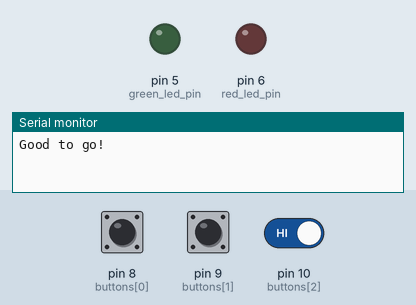
Bench run of a sketch on a simulated Arduino Uno, built with avr-gcc and run on an emulated ATmega328P. On the bench: output pins drawn as LEDs (lit = HIGH), the last lines printed to the serial monitor. The inputs (shaded band) are chosen by the test bench; at power-on: pin 8 (buttons[0]) HIGH, pin 9 (buttons[1]) HIGH, pin 10 (buttons[2]) HIGH.

Above: at 1.2 s.
1.3 s: pin 8 (buttons[0]) pulled LOW for 3.2 s
At 3.6 s:
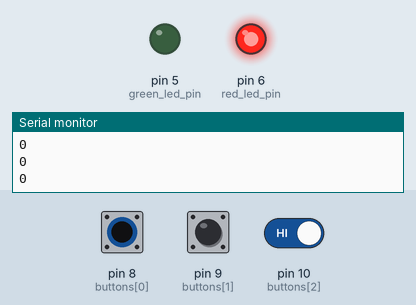
6.0 s: pin 9 (buttons[1]) pulled LOW for 3.2 s
At 10.0 s:
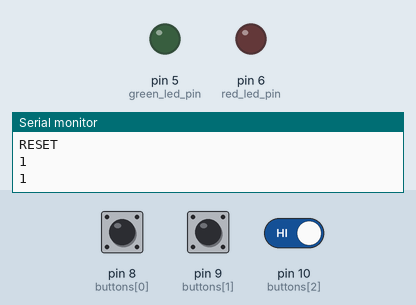
10.7 s: pin 9 (buttons[1]) pulled LOW for 1 s
At 12.8 s:
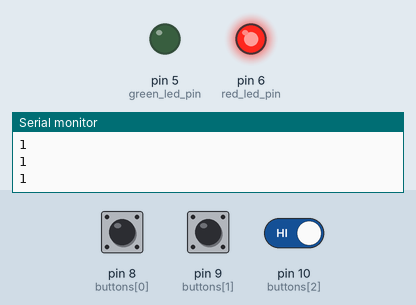
14.7 s: pin 9 (buttons[1]) driven LOW and pin 10 (buttons[2]) driven LOW
17.7 s: pin 9 (buttons[1]) driven HIGH
At 21.57 s:
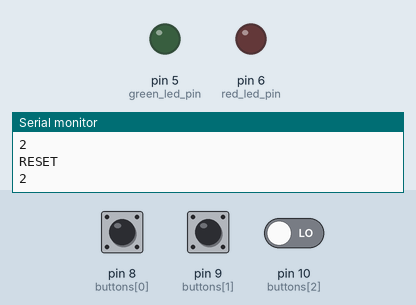
Timing chart, 0 to 21.7 s (numbered marks = the images above; inputs shaded):
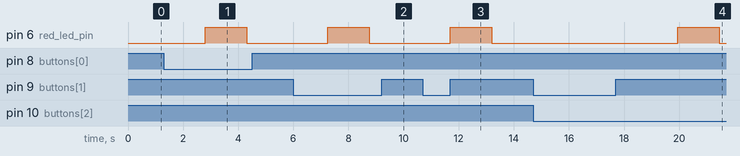

Measured:
- after the input at 1.3 s, pin 6 (red_led_pin): LOW → HIGH after 1.5 s, → LOW 1.5 s later
- after the input at 6.0 s, pin 6 (red_led_pin): LOW → HIGH after 1.3 s, → LOW 1.5 s later
- after the input at 10.7 s, pin 6 (red_led_pin): LOW → HIGH after 1.0 s, → LOW 1.5 s later
- after the input at 17.7 s, pin 6 (red_led_pin): LOW → HIGH after 2.3 s, → LOW 1.5 s later

The sketch:

button_passcode.ino
```cpp
// set pins for LEDs and buttons
int green_led_pin = 5;
int red_led_pin = 6;
int buttons[3] = {8,9,10};

// set hardcoded password
int passcode_arr[]= {0,1,2,0,0,0};
// store size of password array
const int SIZE = sizeof(passcode_arr) / sizeof(int);

// store user inputs
int states[SIZE];
int index_state = 0;

void setup() {
  // set leds as output and buttons as input
  pinMode(green_led_pin, OUTPUT);
  pinMode(red_led_pin, OUTPUT);
  for(int i = 0;i<3; i++){
    pinMode(buttons[i],INPUT_PULLUP);
  }
  Serial.begin(9600);
  Serial.println("Good to go!");
}

//Reset the array and fill it with garbage values
void reset_arr(){
  for(int i = 0; i < SIZE; i++){
    states[i] = 999;
  }
}
//Check the password. If ANY of the values in the states array
//do not match the ones in the passcode array, return "false".
//Otherwise, return "true".
bool checkpassword(){
  for ( int i = 0; i < SIZE; i++){
    if (states[i] != passcode_arr[i] ){
      return false;
    }
  }
  return true;
}

void loop() {
  // check if inputs are pushed -- if so, add to the states array
  if (digitalRead(buttons[0])==LOW){
    states[index_state] = 0;
    index_state++;
    Serial.println("0");
    delay(250);
  }
  if (digitalRead(buttons[1])==LOW){
    states[index_state] = 1;
    index_state+=1;
    Serial.println("1");
    delay(250);
  }
  if (digitalRead(buttons[2])==LOW){
    states[index_state] = 2;
    index_state+=1;
    Serial.println("2");
    delay(250);
  }

  // if the user gets to the last index state (correct length of password),
  //check if the password matches.
  if (index_state == SIZE ){
    if (checkpassword()){
      digitalWrite(green_led_pin, HIGH);
      delay(1500);
      digitalWrite(green_led_pin, LOW);
    }
    else{
      digitalWrite(red_led_pin, HIGH);
      delay(1500);
      digitalWrite(red_led_pin, LOW);
    }
    // reset the state array
    index_state = 0;
    reset_arr();
    Serial.println("RESET");
  }
}
```
